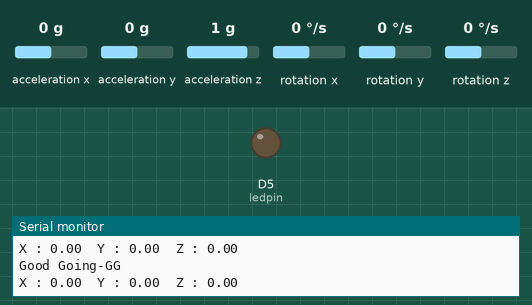
A sketch run on a simulated ESP8266 (NodeMCU). Parts: output pins drawn as LEDs (lit = HIGH), the last lines printed to the serial monitor. Dashed ring = blinking. The test bench sets the inputs (shaded band); at power-on: acceleration x 0 g, acceleration y 0 g, acceleration z 1 g, rotation x 0 °/s, rotation y 0 °/s, rotation z 0 °/s.

Above: at 3.2 s.
3.3 s: acceleration x set to -0.7 g
4.8 s: acceleration x set to -1 g
At 4.95 s:
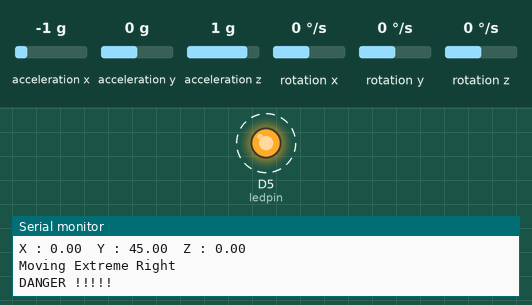
7.8 s: acceleration y set to -1.4 g
10.8 s: acceleration x set to 1.4 g
At 11.3 s:
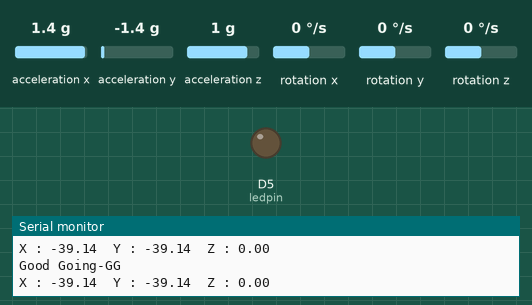
12.3 s: acceleration x set to -0.8 g
At 12.66 s:
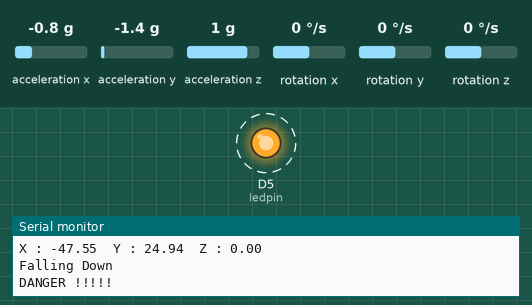
Timing chart, 0 to 16.3 s (numbered marks = the images above; inputs shaded):
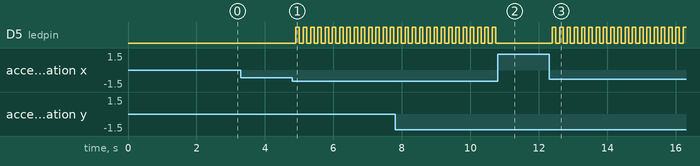

The sketch:

Airplane_Fall_Alert_System.ino
```cpp
// Airplane Fall Alert System
#define ledpin D5   //declare D5 as ledpin

#include "Wire.h"
#include <MPU6050_light.h>

MPU6050 mpu(Wire);
float x,y,z;

void setup() {
  Serial.begin(9600);
  Wire.begin();     // join i2c bus (address optional for master)
  pinMode(ledpin,OUTPUT);  //set ledpin as OUTPUT pin

  byte status = mpu.begin();
  Serial.print(F("MPU6050 status: ")); //Moves constant string to program memory instead of RAM
  Serial.println(status);
  while(status!=0){ } // stop everything if could not connect to MPU6050

  Serial.println(F("Calculating offsets, do not move MPU6050"));
  delay(1000);
  mpu.calcOffsets(); // gyro and accelero
  Serial.println("Done!\n");
}

void loop() {
  mpu.update();

  x = mpu.getAngleX();
  y = mpu.getAngleY();
  z = mpu.getAngleZ();

  Serial.print("X : ");
  Serial.print(x);
  Serial.print("\tY : ");
  Serial.print(y);
  Serial.print("\tZ : ");
  Serial.println(z);
  delay(10);    // print data every 10ms

/*.......................................Fall Alert System...........................................*/

  if (x >= 40){             //Pitch threshold value
    Serial.println("Going Extreme Upwards");
    alertMessage();
    }
  else if(x <= -40){          //Pitch threshold value opposite side
    Serial.println("Falling Down");
    alertMessage();
    }
  else if(y >= 40){          //Roll threshold value
    Serial.println("Moving Extreme Right");
    alertMessage();
    }
  else if(y <= -40){         //Roll threshold value opposite side
    Serial.println("Moving to Extreme Left");
    alertMessage();
    }
  else{
    Serial.println("Good Going-GG");
    }
}
void alertMessage(){    //Function to blink led and display DANGER message
  digitalWrite(ledpin,HIGH);     //turn led ON
  Serial.println("DANGER !!!!!"); //DANGER message
  delay(100);                    //delay of 100ms
  digitalWrite(ledpin,LOW);      //turn led OFF
  delay(100);                    //delay of 100ms
  }
```

Measured:
- the behaviour switches between -0.8 and -0.9 g on acceleration x (found by bisection; images 0 and 1)
- after the input at 4.8 s, D5 (ledpin): alternates HIGH for 0.10 s and LOW for 0.11 s, starting after 0.09 s
- after the input at 10.8 s, D5 (ledpin): stops changing and stays LOW
- after the input at 12.3 s, D5 (ledpin): alternates HIGH for 0.10 s and LOW for 0.11 s, starting after 0.09 s
